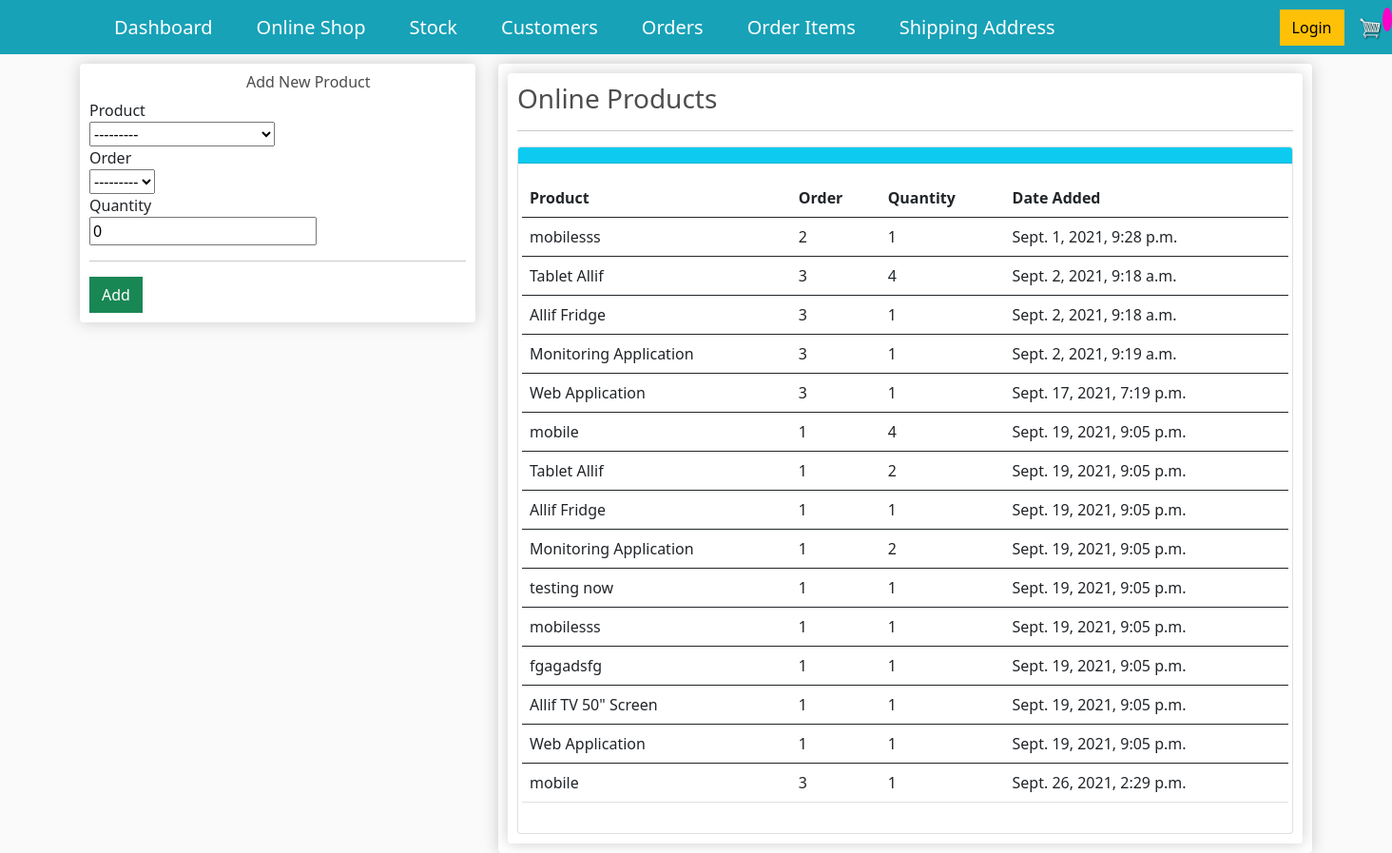
The app's page /order_online_items/ with its own data.
### store/models.py (models this page shows, shortened)
class OrderItem(models.Model):
    product = models.ForeignKey(Product, on_delete=models.SET_NULL, null=True, blank=True)
    order = models.ForeignKey(Order, on_delete=models.SET_NULL, null=True,blank=True)
    quantity = models.IntegerField(default=0,null=True,blank=True)
    date_added = models.DateTimeField(auto_now_add=True)

class Product(models.Model):
    name = models.CharField(max_length=255, null=True)
    price=models.DecimalField(max_digits=7,decimal_places=2)
    digital = models.BooleanField(default=False,blank=True, null=True)#If the item is digital, we dont need to ship
    product_image=models.ImageField(null=True, blank=True)
    def __str__(self):
        return self.name

class Order(models.Model):
    customer = models.ForeignKey(Customer, on_delete=models.SET_NULL, null=True,blank=True)#if customer is deleted, we dont want to delete the order but rather set the customer value to null
    date_ordered=models.DateTimeField(auto_now_add=True)
    complete=models.BooleanField(default=False, null=True, blank=False)
    transaction_id=models.CharField(max_length=100, null=True)
    def __str__(self):
        return str(self.id) #it was giving errors hence commented out

### store/views.py (the view)
# urls.py: path('order_online_items/', views.order_online_items, name="order_online_items"),
def order_online_items(request):
    title="Allifmaal Online Stock"
    form=OrderOnlineItemsForm(request.POST or None)
    orderitems = OrderItem.objects.all()
    if form.is_valid():
        form.save()
        messages.success(request, 'Customer added successfully')
        return redirect('order_online_items')
    context={
        "title": title,
        "form":form,
        "orderitems":orderitems,
        }
    return render(request,'store/order_online_items.html',context)

### store/forms.py
class OrderOnlineItemsForm(forms.ModelForm): #the forms here is the one imported up there.
    class Meta:
        model = OrderItem
        fields = ["product",'order','quantity']

### store/templates/store/order_online_items.html (shortened to what this page needs)
{% extends "store/main.html"%}
{% load crispy_forms_tags %}
{% load static %}
{% block content %}
<div class="row">
	<div class="col-lg-4">
		<div class="box-element" id="form-wrapper">
                <div id="user-info">
                <h6 style="padding-left:165px">Add New Product</h6>
                <form method='POST' action=''> {% csrf_token %}
                    {{form|crispy}}
                </div>
                <hr>
                <input id="form-button" class="btn btn-success btn-block" type="submit" value="Add">
		</div>
        <br>
	</div>
	<div class="col-lg-8">
		<div class="box-element">
            <div class="box-element">
        <h3>Online Products</h3>
        <hr>
            <div class="card">
                <div class="card-header bg-info text-white">
                </div>
                <div class="card-body">
                    <div class="row">
                       <table class="table table-hover">
                        <thead>
                          <tr>
                            <th scope="col">Product</th>
                            <th scope="col">Order</th>
                            <th scope="col">Quantity</th>
                            <th scope="col">Date Added</th>
                          </tr>
                        </thead>
                        <tbody>
                            {% for orderitem in orderitems %}
                            <tr>
                            <td>{{orderitem.product}}</td>
                            <td>{{orderitem.order}}</td>
                            <td>{{orderitem.quantity}}</td>
                            <td>{{orderitem.date_added}}</td>
                          </tr>
                        </tbody>
                        {% endfor %}
                      </table>
                </div>
            </div>
        </div>
            </div>
		</div>
	</div>
</div>
{% endblock %}

### store/static/css/main.css (style rules this page uses)
body { background-color: hsl(0, 0%, 98%); }
h1,h2,h3,h4,h5,h6 { color:hsl(0, 0%, 30%); }
.box-element { box-shadow:hsl(0, 0%, 80%) 0 0 16px; background-color: #fff; border-radius: 4px; padding: 10px; }
.col-lg-4, .col-lg-6, .col-lg-8, .col-lg-12 { margin-top: 10px; }
.btn { border-radius: 0; }

### records on screen
OrderItem: product "mobilesss", order "2", quantity "1", date_added "Sept. 1, 2021, 9:28 p.m."
OrderItem: product "Tablet Allif", order "3", quantity "4", date_added "Sept. 2, 2021, 9:18 a.m."
OrderItem: product "Allif Fridge", order "3", quantity "1", date_added "Sept. 2, 2021, 9:18 a.m."
OrderItem: product "Monitoring Application", order "3", quantity "1", date_added "Sept. 2, 2021, 9:19 a.m."
OrderItem: product "Web Application", order "3", quantity "1", date_added "Sept. 17, 2021, 7:19 p.m."
OrderItem: product "mobile", order "1", quantity "4", date_added "Sept. 19, 2021, 9:05 p.m."
OrderItem: product "Tablet Allif", order "1", quantity "2", date_added "Sept. 19, 2021, 9:05 p.m."
OrderItem: product "Allif Fridge", order "1", quantity "1", date_added "Sept. 19, 2021, 9:05 p.m."
OrderItem: product "Monitoring Application", order "1", quantity "2", date_added "Sept. 19, 2021, 9:05 p.m."
OrderItem: product "testing now", order "1", quantity "1", date_added "Sept. 19, 2021, 9:05 p.m."
OrderItem: product "mobilesss", order "1", quantity "1", date_added "Sept. 19, 2021, 9:05 p.m."
OrderItem: product "fgagadsfg", order "1", quantity "1", date_added "Sept. 19, 2021, 9:05 p.m."
OrderItem: product "Allif TV 50\" Screen", order "1", quantity "1", date_added "Sept. 19, 2021, 9:05 p.m."
OrderItem: product "Web Application", order "1", quantity "1", date_added "Sept. 19, 2021, 9:05 p.m."
OrderItem: product "mobile", order "3", quantity "1", date_added "Sept. 26, 2021, 2:29 p.m."
